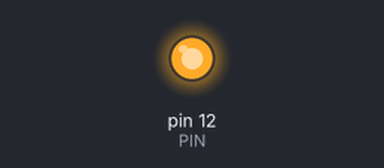
Bench run of a sketch on a simulated Arduino Uno, built with avr-gcc and run on an emulated ATmega328P. Parts: output pins drawn as LEDs (lit = HIGH).

Above: at 5.0 s.
At 15.0 s:
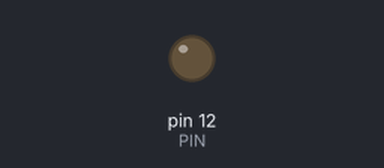
Timing chart, 0 to 26.0 s (numbered marks = the images above):
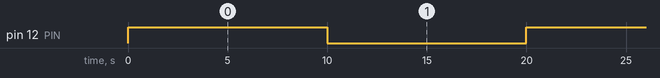

Measured:
- by itself, pin 12 (PIN): alternates HIGH for 10.0 s and LOW for 10.0 s

The sketch:

runner.ino
```cpp
const int PIN=12;
void setup() {
  // put your setup code here, to run once:
Serial.begin(115200);
pinMode(PIN,OUTPUT);
}

void loop() {
  // put your main code here, to run repeatedly:
digitalWrite(PIN,HIGH);
delay(10000);
digitalWrite(PIN,LOW);
delay(10000);
}
```
